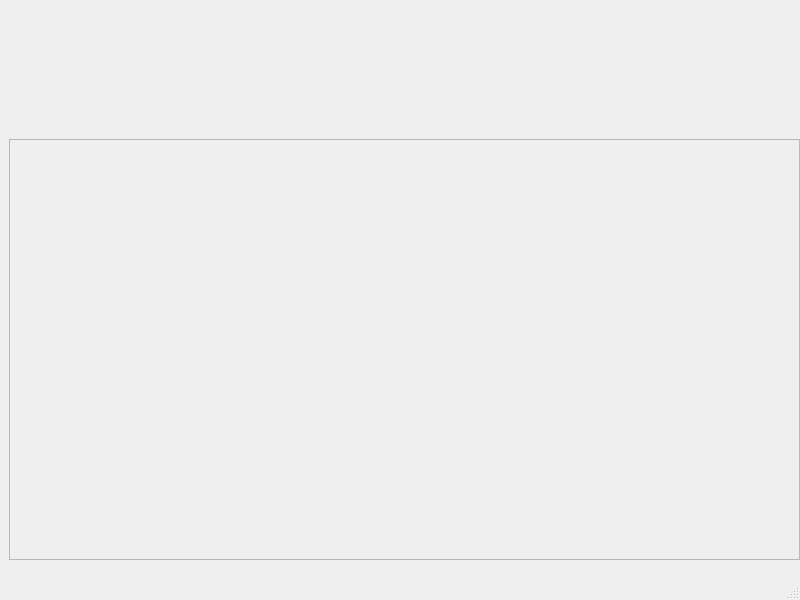
<?xml version="1.0" encoding="UTF-8"?>
<ui version="4.0">
 <class>MainWindow</class>
 <widget class="QMainWindow" name="MainWindow">
  <property name="geometry">
   <rect>
    <x>0</x>
    <y>0</y>
    <width>800</width>
    <height>600</height>
   </rect>
  </property>
  <property name="windowTitle">
   <string>MainWindow</string>
  </property>
  <widget class="QWidget" name="centralwidget">
   <widget class="QWidget" name="gridLayoutWidget">
    <property name="geometry">
     <rect>
      <x>-1</x>
      <y>-1</y>
      <width>851</width>
      <height>141</height>
     </rect>
    </property>
    <layout class="QGridLayout" name="gridLayout"/>
   </widget>
   <widget class="QFrame" name="graph_area">
    <property name="geometry">
     <rect>
      <x>9</x>
      <y>139</y>
      <width>791</width>
      <height>421</height>
     </rect>
    </property>
    <property name="frameShape">
     <enum>QFrame::StyledPanel</enum>
    </property>
    <property name="frameShadow">
     <enum>QFrame::Raised</enum>
    </property>
   </widget>
  </widget>
  <widget class="QMenuBar" name="menubar">
   <property name="geometry">
    <rect>
     <x>0</x>
     <y>0</y>
     <width>800</width>
     <height>21</height>
    </rect>
   </property>
  </widget>
  <widget class="QStatusBar" name="statusbar"/>
 </widget>
 <resources/>
 <connections/>
</ui>
